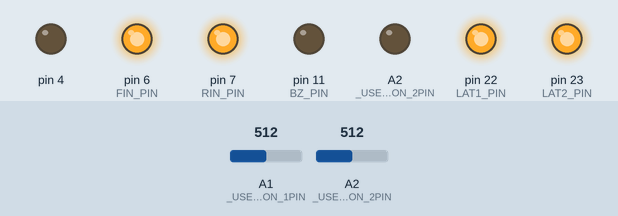
Recording of a sketch running on a simulated Arduino Leonardo, built with avr-gcc and run on an emulated ATmega32U4. Parts: output pins drawn as LEDs (lit = HIGH). Inputs (shaded band) come from the test bench; at power-on: A1 (_USER_CON_1PIN) = 512, A2 (_USER_CON_2PIN) = 512.

Above: at 1.2 s.
1.3 s: A1 (_USER_CON_1PIN) set to 684
2.8 s: A1 (_USER_CON_1PIN) set to 714
At 3.6 s:
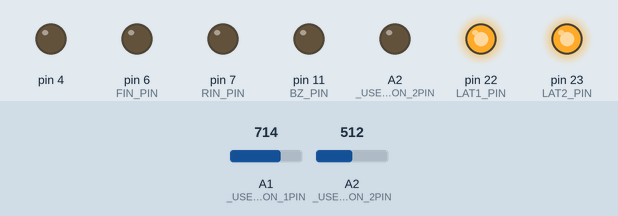
4.3 s: A2 (_USER_CON_2PIN) set to 882
5.8 s: A2 (_USER_CON_2PIN) set to 909
At 7.0 s:
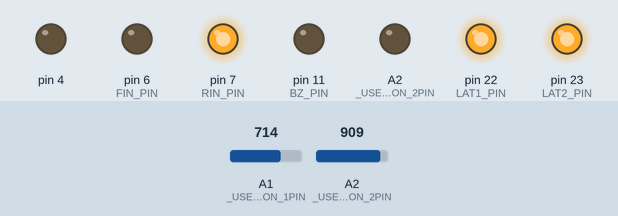
7.3 s: A1 (_USER_CON_1PIN) set to 123
8.8 s: A1 (_USER_CON_1PIN) set to 108
At 9.4 s:
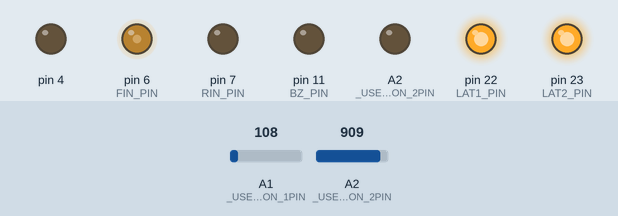
Timing chart, 0 to 11.3 s (numbered marks = the images above; inputs shaded):
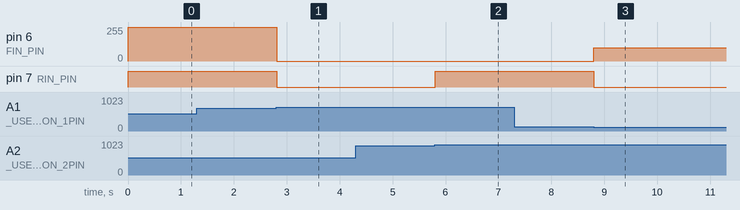

Measured:
- the behaviour switches between 699 and 700 on A1 (_USER_CON_1PIN) (found by bisection; images 0 and 1)
- the behaviour switches between 899 and 900 on A2 (_USER_CON_2PIN) (found by bisection; images 1 and 2)
- the behaviour switches between 115 and 114 on A1 (_USER_CON_1PIN) (found by bisection; images 2 and 3)
- after the input at 1.3 s, every drawn part: stays the same
- after the input at 2.8 s, pin 6 (FIN_PIN): 255/255 → 0/255 at once; pin 7 (RIN_PIN): HIGH → LOW at once
- after the input at 4.3 s, every drawn part: stays the same
- after the input at 5.8 s, pin 7 (RIN_PIN): LOW → HIGH at once
- after the input at 7.3 s, every drawn part: stays the same
- after the input at 8.8 s, pin 6 (FIN_PIN): 0/255 → 100/255 at once; pin 7 (RIN_PIN): HIGH → LOW at once

The sketch:

kadai3.ino
```cpp
// 21:48

#define USE_TIMER3_ISR
#include "mono_con.h"

const int speed[3] = { 70, 100, 130 };
const int edges[7] = { 100, 200, 300, 700, 800, 900, 1023 };
int idx = 3;

int x, y;

word in;

int getidx(int x_, int y_) {
	int n;
	int cx = abs(512 - x_);
	int cy = abs(512 - y_);
	if (cx > cy) n = x_;
	else n = y_;

	for (int i = 0; i < 7; i++) {
		if (n < edges[i]) return i;
	}
}

void cw(int spd) {
	analogWrite(FIN_PIN, spd);
	digitalWrite(RIN_PIN, LOW);
}

void ccw(int spd) {
	digitalWrite(FIN_PIN, LOW);
	analogWrite(RIN_PIN, spd);
}

void stop() {
	digitalWrite(FIN_PIN, HIGH);
	digitalWrite(RIN_PIN, HIGH);
}

ISR(TIMER3_COMPA_vect) {
	if (in++ > 5) {
		in = 0;
		x = analogRead(A1);
		y = analogRead(A2);
	}
}

void setup() {
	config_init();
	serial_init();

	x = analogRead(A1);
	y = analogRead(A2);
}

void loop() {
	idx = getidx(x, y);

	switch (idx) {
	case 0:
		cw(speed[2]);
		break;
	case 1:
		cw(speed[1]);
		break;
	case 2:
		cw(speed[0]);
		break;
	case 3:
		stop();
		break;
	case 4:
		ccw(speed[0]);
		break;
	case 5:
		ccw(speed[1]);
		break;
	case 6:
		ccw(speed[2]);
		break;
	}
}
```

mono_con.h
```cpp
//===================================================================================================================
//
//  高校生ものづくりコンテスト2026岡山県大会用 ArduinoShield
//
//    出力回路: 百エディケーション製
//    https://hyakuedu.wordpress.com/
//
//    CPU Board: Arduino MEGA 2560 R3
//                                     2026/01/08 OKAKO
//
//===================================================================================================================
#ifndef _MONO_CON_2026_H
#define _MONO_CON_2026_H

//--- Arduino  ATmega2560 Input
#define _USER_CON_1PIN A1
#define _USER_CON_2PIN A2
#define _USER_CON_3PIN 17
#define _USER_CON_4PIN 18
#define _USER_CON_5PIN 19
#define _USER_CON_6PIN 40
#define _USER_CON_7PIN 42
#define _USER_CON_8PIN 20 //GND

//--- OKAKO_Shield_CN2
#define BOARD_SW_PIN 26
#define BZ_PIN 11
#define FIN_PIN 6
#define RIN_PIN 7
#define LAT2_PIN 23
#define LAT1_PIN 22
#define SCK_PIN 24
#define SDI_PIN 25

//--- セグメントLED 0-9,blank
const int num[11] = { 0x3f, 0x06, 0x5b, 0x4f, 0x66,  //0, 1, 2, 3, 4
                      0x6d, 0x7d, 0x27, 0x7f, 0x6f,  //5, 6, 7, 8, 9
                      0x00 };                        //blank

//--- レジスタ初期設定
void config_init(void) {
  pinMode(_USER_CON_1PIN, INPUT);
  pinMode(_USER_CON_2PIN, INPUT);
  pinMode(_USER_CON_3PIN, INPUT);
  pinMode(_USER_CON_4PIN, INPUT);
  pinMode(_USER_CON_5PIN, INPUT);
  pinMode(_USER_CON_6PIN, INPUT);
  pinMode(_USER_CON_7PIN, INPUT);

  pinMode(_USER_CON_8PIN, OUTPUT);
  digitalWrite(_USER_CON_8PIN, LOW); //IN_D4をGND設定

  pinMode(BOARD_SW_PIN, INPUT);
  pinMode(BZ_PIN, OUTPUT);
  pinMode(RIN_PIN, OUTPUT);
  pinMode(FIN_PIN, OUTPUT);
  pinMode(LAT1_PIN, OUTPUT);
  pinMode(LAT2_PIN, OUTPUT);
  pinMode(SCK_PIN, OUTPUT);
  pinMode(SDI_PIN, OUTPUT);

  ////////// DCモータ制御用PWM信号生成用のタイマ(Timer4)の周波数を31.37KHzに変更 //////////
  TCCR4B = (TCCR4B & 0b11111000) | 0x01;

#ifdef USE_TIMER3_ISR
  ////////// 1ms割り込み用のタイマ(Timer3)の初期化 //////////
  TCCR3A = 0;
  TCCR3B = 0x0b;
  // OCR3A = 124;
  OCR3A = 249;
  TIMSK3 = 2;
#endif
}

//--- 構造体宣言bitset
struct bitset {
  int SDI : 1;   // bit0 シリアルデータ
  int SCK : 1;   // bit1 シリアルクロック
  int LAT1 : 1;  // bit2 7seg LED 系ラッチ
  int LAT2 : 1;  // bit3 フルカラーLED,step モータ系ラッチ
  int DCM : 2;   // bit4,5 DC モータの動作モード
  int BZ : 1;    // bit6 圧電スピーカ
  int TSW : 1;   // bit7 タクトスイッチ入力
};
struct bitset RC;  // 構造体変数

//--- 共用体宣言lm (LED & step Motor)
union {
  struct {               //--- 構造体宣言，bit というグループ名
    int SM : 4;   // bit0 ～ bit3 ステッピングモータ励磁信号
    int R : 1;    // bit4 フルカラーLED，赤色
    int B : 1;    // bit5 フルカラーLED，青色
    int G : 1;    // bit6 フルカラーLED，緑色
    int res : 1;  // bit7 未使用
  } bit;          // bit アクセス名
  struct {
    int SM : 4;
    int GBR : 3;  // フルカラーLED, カラーコードを3bitで指定
    int res : 1;
  } color;  // GBRを3ビットアクセス名
  int b8;   // byte アクセス名
} lm;       // 共用体変数名

//--- U1,U2,U3初期化
void serial_init(void) {
  // U1, U2
  digitalWrite(LAT1_PIN, LOW);
  shiftOut(SDI_PIN, SCK_PIN, MSBFIRST, 0x00);
  shiftOut(SDI_PIN, SCK_PIN, MSBFIRST, 0x00);
  digitalWrite(LAT1_PIN, HIGH);

  // U3
  digitalWrite(LAT2_PIN, LOW);
  shiftOut(SDI_PIN, SCK_PIN, MSBFIRST, 0x00);
  digitalWrite(LAT2_PIN, HIGH);
}

//--- 2桁7セグメントLEDの表示関数
void disp(char leftPat, char rightPat) {
  digitalWrite(LAT1_PIN, LOW);
  shiftOut(SDI_PIN, SCK_PIN, MSBFIRST, leftPat);
  shiftOut(SDI_PIN, SCK_PIN, MSBFIRST, rightPat);
  digitalWrite(LAT1_PIN, HIGH);
}

//--- ステッピングモータの初期設定関数
int stepm_init(int n) {
  int spm[5] = { 0x9,     // A
                 0xc,     // B
                 0x6,     // nA
                 0x3,     // nB
                 0x00 };  // Stop

  return spm[n];
}

//--- フルカラーLEDとステッピングモータの動作制御関数
void led_stepmotor(char n) {
  digitalWrite(LAT2_PIN, LOW);
  shiftOut(SDI_PIN, SCK_PIN, MSBFIRST, n);
  digitalWrite(LAT2_PIN, HIGH);
}

#endif
```
